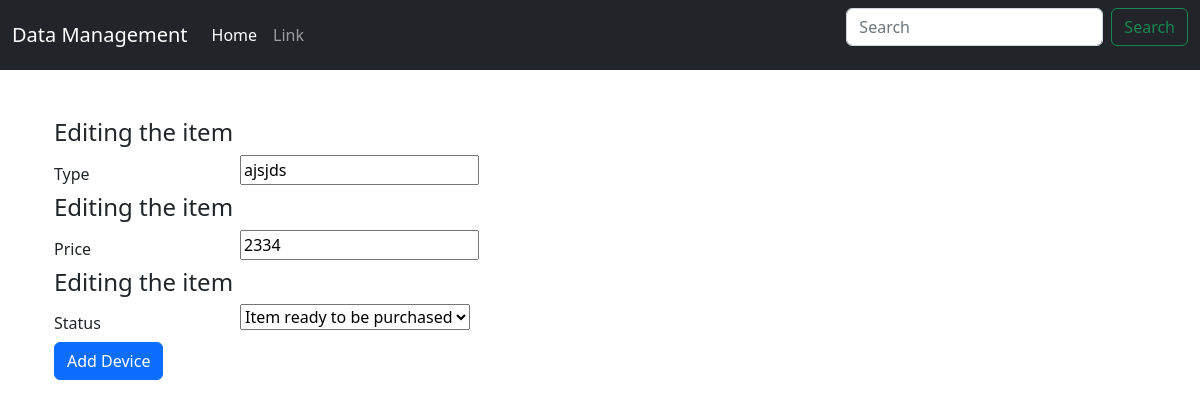
The page /edit_desktop/2/ on the database its author committed.
### members/models.py (models this page shows, shortened)
class Device(models.Model):
    type = models.CharField(max_length = 100,blank=False)
    price = models.IntegerField()
    choices = (
        ('AVAILABLE','Item ready to be purchased'),
        ('SOLD','Item Sold'),
        ('RESTOCKING','Item restocking in few days')
    )
    status = models.CharField(max_length=10,choices = choices, default="AVAILABLE") # Available ,sold,restocking
    class Meta:
        abstract = True   # this is done so that when migration script runs no table is created of this class

class Desktop(Device):
    pass

### members/views.py (the view)
# urls.py: path('edit_desktop/<int:pk>/', edit_desktop,name = 'edit_desktop'),
def edit_desktop(request,pk):
    return edit_device(request,pk,Desktop,DesktopForm)

### members/forms.py
class DesktopForm(forms.ModelForm):
    class Meta:
        model = Desktop
        fields = ('type','price','status')

### members/views.py (called while the page is built)
def edit_device(request,pk,model,cls):
    item = get_object_or_404(model,pk = pk)
    if request.method == 'POST':
        form = cls(request.POST,instance = item)
        if form.is_valid :
            form.save()
            return redirect('index')
    else:
        form = cls(instance=item)
        return render(request,'edit_item.html',{'form':form})

### members/templates/edit_item.html (shortened to what this page needs)
{% extends 'base.html' %} {% block body %}
<div class="container">
  <form method="POST">
    <br>
    {% for field in form %}
    <h4>Editing the item</h4>
    <div class="form-group row">
      <label for="id_{{field.name}}" class="col-2 col-form-label">{{field.label}}</label>
      <div class = 'col-10'>
        {{field}}
      </div>
    </div>
    {% endfor %}
    <button type = "submit" class = "btn btn-primary" name = "button" >Add Device</button>
  </form>
</div>
{% endblock %}

### rows shown on the page
Desktop: form "ajsjds" "2334" "Item ready to be purchased"

### other values the page prints
{{ field.label }} "Type" "Price" "Status"
